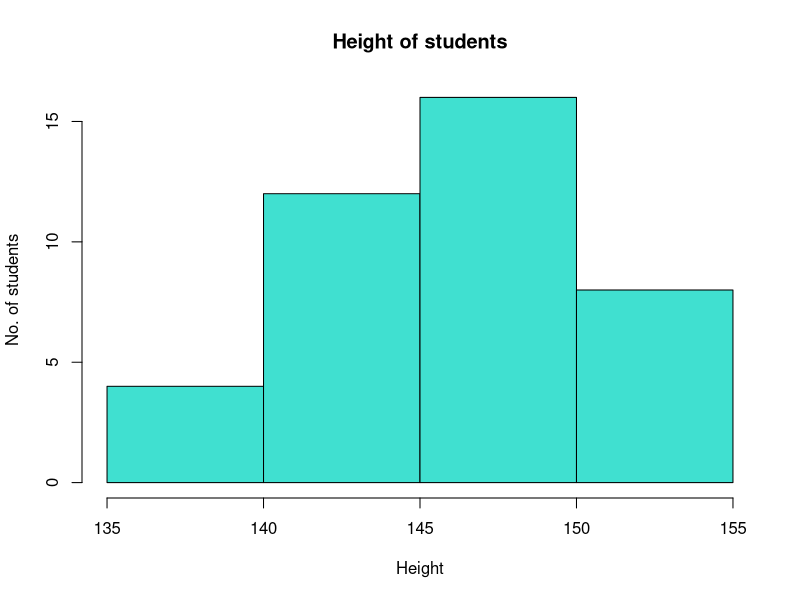

R code for this plot:
data <- c(rep(137.5, 4), rep(142.5, 12), rep(147.5, 16), rep(152.5, 8))
breaks <- c(135, 140, 145, 150, 155)

hist(data, breaks = breaks, main = "Height of students", xlab = "Height", ylab = "No. of students", col = "Turquoise")